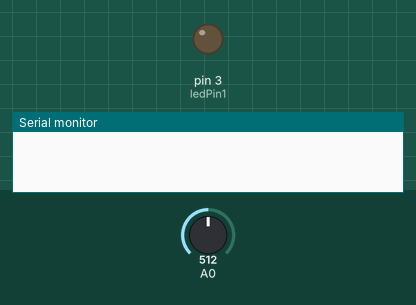
This sketch was run on a simulated Arduino Uno, built with avr-gcc and run on an emulated ATmega328P. Parts: output pins drawn as LEDs (lit = HIGH), the last lines printed to the serial monitor. The inputs (shaded band) are chosen by the test bench; at power-on: A0 = 512.

Above: at 0.1 s.
At 5.1 s:
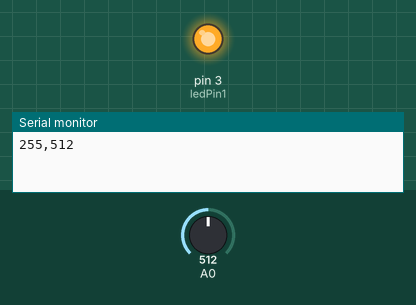
Timing chart, 0 to 6.6 s (numbered marks = the images above):
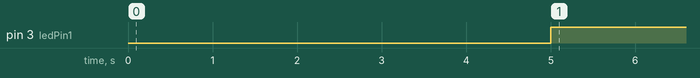

Measured:
- by itself, pin 3 (ledPin1): LOW → HIGH at 5.0 s

The sketch:

_5intensities_50measures_ino.ino
```cpp
/*
 * Code d'exemple pour une photorÃ©sistance.
 */
//Constantes
const int ledPin1 = 3;
int valPWM = 255; //64 = 25%, 127 = 50%, 191 = 75%, 255 = 100%
int count = 0; //variable

// Fonction setup(), appelÃ©e au dÃ©marrage de la carte Arduino
void setup() {
   // Initialise le Pin comme une sortie | Initialize the digital pin as an output with pinMode()
  pinMode(ledPin1, OUTPUT);
  // Initialise la communication avec le PC
  Serial.begin(9600);
}

// Fonction loop(), appelÃ©e continuellement en boucle tant que la carte Arduino est alimentÃ©e
void loop() {
  if (count == 0) {
    delay(5000);
  }
  analogWrite(ledPin1, valPWM);
  if (count <= 50) {
    int valeur = analogRead(A0);   // Mesure la tension sur la broche A0
  //  int valeurnew = map(valeur, 0, 1024, 0, 10);
    // Envoi la mesure au PC pour affichage et attends 250ms
    Serial.print(valPWM);
    Serial.print(',');
    Serial.println(valeur);
    count ++ ;1;
    delay(100);
  }
  }
```
